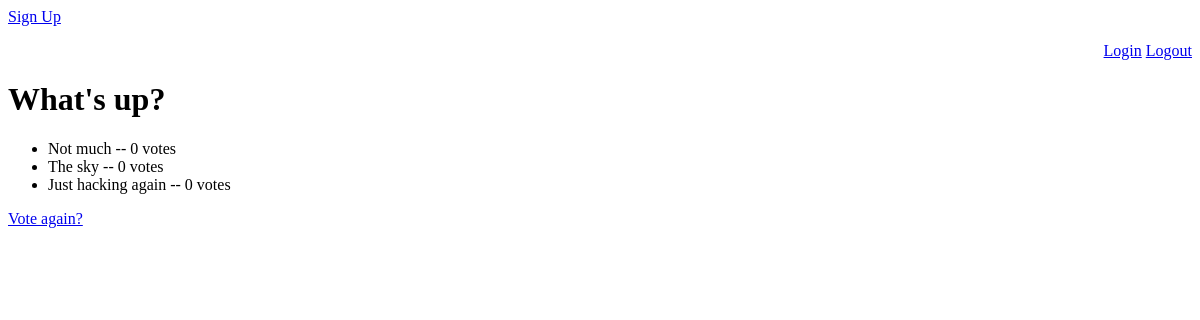
Before: /polls/1/results/ with the older database file.
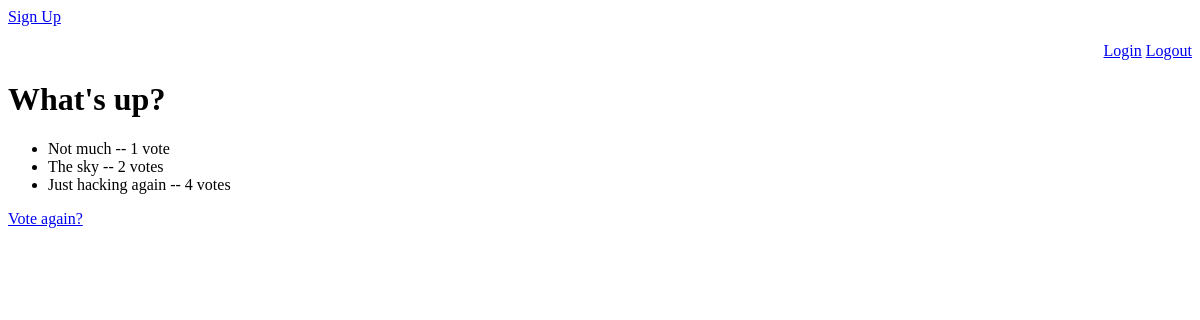
After: the same page with the newer database file.
### polls/models.py (models this page shows, shortened)
class Question(models.Model):
    question_text = models.CharField(max_length=200)
    pub_date = models.DateTimeField('date published')
    author = models.ForeignKey(User, on_delete=models.PROTECT, blank=True, null=True, help_text='The user who posted this question.')

class Choice(models.Model):
    question = models.ForeignKey(Question, on_delete=models.CASCADE)
    choice_text = models.CharField(max_length=200)
    votes = models.IntegerField(default=0)

### polls/views.py (the view)
# urls.py: path('<int:pk>/results/', views.ResultsView.as_view(), name='results'),
class ResultsView(generic.DetailView):
    model = Question
    template_name = 'polls/results.html'

### polls/templates/polls/results.html
{% extends 'polls/base.html' %}
{% block content %}
<h1>{{ question.question_text }}</h1>
<ul>
{% for choice in question.choice_set.all %}
    <li>{{ choice.choice_text }} -- {{ choice.votes }} vote{{ choice.votes|pluralize }}</li>
{% endfor %}
</ul>
<a href="{% url 'polls:detail' question.id %}">Vote again?</a>
{% endblock content %}

### polls/templates/polls/base.html (shortened to what this page needs)
{% if request.user.is_authenticated %}
    <p>
        Hello, {{ request.user.username }}!
    </p>
    {% else %}
        <a href="/registration/signup">Sign Up</a>
{% endif %}
<p align="right">
    <a href="/accounts/login">Login</a>
    <a href="/accounts/logout">Logout</a>
  </p>
  {% block content %}{% endblock %}

Changed rows visible on the page:
changed Choice "Not much": votes "0" → "1"
changed Choice "The sky": votes "0" → "2"
changed Choice "Just hacking again": votes "0" → "4"
